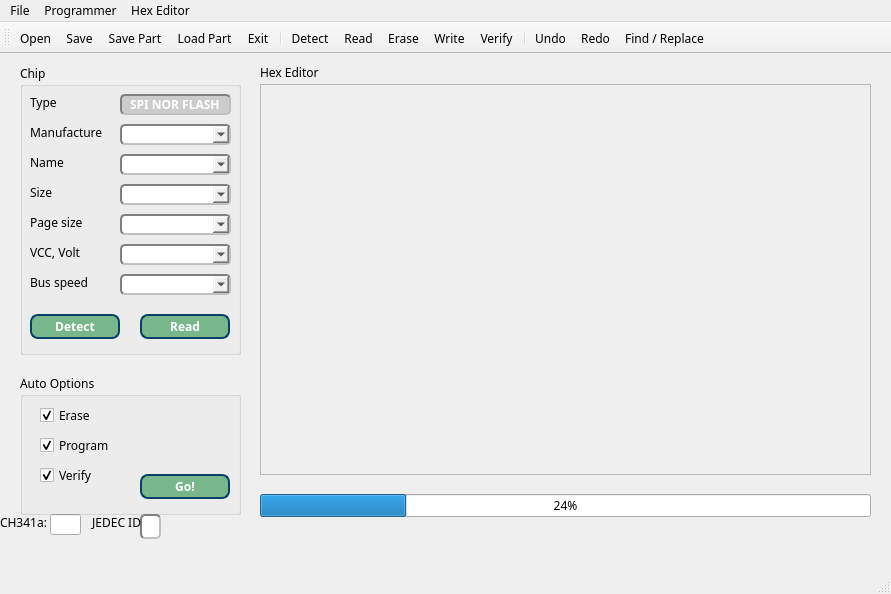
<?xml version="1.0" encoding="UTF-8"?>
<ui version="4.0">
 <class>MainWindow</class>
 <widget class="QMainWindow" name="MainWindow">
  <property name="geometry">
   <rect>
    <x>0</x>
    <y>0</y>
    <width>891</width>
    <height>594</height>
   </rect>
  </property>
  <property name="font">
   <font>
    <family>Ubuntu Mono</family>
   </font>
  </property>
  <property name="windowTitle">
   <string>CH341a SPI Programmer</string>
  </property>
  <widget class="QWidget" name="centralWidget">
   <widget class="QLineEdit" name="eStatus">
    <property name="geometry">
     <rect>
      <x>50</x>
      <y>460</y>
      <width>31</width>
      <height>21</height>
     </rect>
    </property>
   </widget>
   <widget class="QLabel" name="lStatus">
    <property name="geometry">
     <rect>
      <x>0</x>
      <y>460</y>
      <width>61</width>
      <height>16</height>
     </rect>
    </property>
    <property name="text">
     <string>CH341a:</string>
    </property>
   </widget>
   <widget class="QLineEdit" name="jedecEdit">
    <property name="geometry">
     <rect>
      <x>140</x>
      <y>460</y>
      <width>21</width>
      <height>25</height>
     </rect>
    </property>
    <property name="styleSheet">
     <string notr="true">border: 2px solid gray;border-radius: 5px;color:#000;font-weight:600;border-style: inset;</string>
    </property>
   </widget>
   <widget class="QLabel" name="jLabel">
    <property name="geometry">
     <rect>
      <x>80</x>
      <y>460</y>
      <width>67</width>
      <height>17</height>
     </rect>
    </property>
    <property name="text">
     <string>  JEDEC ID</string>
    </property>
    <property name="alignment">
     <set>Qt::AlignCenter</set>
    </property>
   </widget>
   <widget class="QProgressBar" name="progressBar">
    <property name="geometry">
     <rect>
      <x>260</x>
      <y>440</y>
      <width>611</width>
      <height>23</height>
     </rect>
    </property>
    <property name="value">
     <number>24</number>
    </property>
   </widget>
   <widget class="QFrame" name="frame">
    <property name="geometry">
     <rect>
      <x>260</x>
      <y>30</y>
      <width>611</width>
      <height>391</height>
     </rect>
    </property>
    <property name="frameShape">
     <enum>QFrame::StyledPanel</enum>
    </property>
    <property name="frameShadow">
     <enum>QFrame::Raised</enum>
    </property>
   </widget>
   <widget class="QGroupBox" name="groupBox">
    <property name="geometry">
     <rect>
      <x>20</x>
      <y>10</y>
      <width>221</width>
      <height>291</height>
     </rect>
    </property>
    <property name="styleSheet">
     <string notr="true"/>
    </property>
    <property name="title">
     <string>Chip</string>
    </property>
    <widget class="QLabel" name="label">
     <property name="geometry">
      <rect>
       <x>10</x>
       <y>30</y>
       <width>67</width>
       <height>17</height>
      </rect>
     </property>
     <property name="text">
      <string>Type</string>
     </property>
    </widget>
    <widget class="QLabel" name="label_2">
     <property name="geometry">
      <rect>
       <x>10</x>
       <y>60</y>
       <width>91</width>
       <height>17</height>
      </rect>
     </property>
     <property name="text">
      <string>Manufacture</string>
     </property>
    </widget>
    <widget class="QLabel" name="label_3">
     <property name="geometry">
      <rect>
       <x>10</x>
       <y>90</y>
       <width>67</width>
       <height>17</height>
      </rect>
     </property>
     <property name="text">
      <string>Name</string>
     </property>
    </widget>
    <widget class="QLabel" name="label_4">
     <property name="geometry">
      <rect>
       <x>10</x>
       <y>120</y>
       <width>67</width>
       <height>17</height>
      </rect>
     </property>
     <property name="text">
      <string>Size</string>
     </property>
    </widget>
    <widget class="QLabel" name="label_5">
     <property name="geometry">
      <rect>
       <x>10</x>
       <y>150</y>
       <width>67</width>
       <height>17</height>
      </rect>
     </property>
     <property name="text">
      <string>Page size</string>
     </property>
    </widget>
    <widget class="QLabel" name="label_6">
     <property name="geometry">
      <rect>
       <x>10</x>
       <y>180</y>
       <width>67</width>
       <height>17</height>
      </rect>
     </property>
     <property name="text">
      <string>VCC, Volt</string>
     </property>
    </widget>
    <widget class="QLineEdit" name="lineEdit_type">
     <property name="geometry">
      <rect>
       <x>100</x>
       <y>30</y>
       <width>111</width>
       <height>21</height>
      </rect>
     </property>
     <property name="font">
      <font>
       <weight>75</weight>
       <bold>true</bold>
      </font>
     </property>
     <property name="styleSheet">
      <string notr="true">border: 2px solid gray;border-radius: 5px;color:#fff;background:#ccc;font-weight:600;border-style: inset;</string>
     </property>
     <property name="text">
      <string>SPI NOR FLASH</string>
     </property>
     <property name="alignment">
      <set>Qt::AlignCenter</set>
     </property>
    </widget>
    <widget class="QLabel" name="label_8">
     <property name="geometry">
      <rect>
       <x>10</x>
       <y>210</y>
       <width>67</width>
       <height>17</height>
      </rect>
     </property>
     <property name="styleSheet">
      <string notr="true"/>
     </property>
     <property name="text">
      <string>Bus speed</string>
     </property>
    </widget>
    <widget class="QComboBox" name="comboBox_vcc">
     <property name="geometry">
      <rect>
       <x>100</x>
       <y>180</y>
       <width>111</width>
       <height>21</height>
      </rect>
     </property>
     <property name="styleSheet">
      <string notr="true">border: 2px solid gray;border-radius: 5px;color:#000;font-weight:600;border-style: inset;</string>
     </property>
    </widget>
    <widget class="QPushButton" name="pushButton_2">
     <property name="geometry">
      <rect>
       <x>10</x>
       <y>250</y>
       <width>90</width>
       <height>25</height>
      </rect>
     </property>
     <property name="styleSheet">
      <string notr="true">color: rgb(255, 255, 255);
background-color: rgb(120, 183, 140);
border-radius: 20px;
border: 2px solid #094065;border-radius:8px;font-weight:600;
</string>
     </property>
     <property name="text">
      <string>Detect</string>
     </property>
    </widget>
    <widget class="QPushButton" name="pushButton">
     <property name="geometry">
      <rect>
       <x>120</x>
       <y>250</y>
       <width>90</width>
       <height>25</height>
      </rect>
     </property>
     <property name="styleSheet">
      <string notr="true">color: rgb(255, 255, 255);
background-color: rgb(120, 183, 140);
border-radius: 20px;
border: 2px solid #094065;border-radius:8px;font-weight:600;</string>
     </property>
     <property name="text">
      <string>Read</string>
     </property>
    </widget>
    <widget class="QComboBox" name="comboBox_speed">
     <property name="geometry">
      <rect>
       <x>100</x>
       <y>210</y>
       <width>111</width>
       <height>21</height>
      </rect>
     </property>
     <property name="styleSheet">
      <string notr="true">border: 2px solid gray;border-radius: 5px;color:#000;font-weight:600;border-style: inset;</string>
     </property>
    </widget>
    <widget class="QComboBox" name="comboBox_page">
     <property name="geometry">
      <rect>
       <x>100</x>
       <y>150</y>
       <width>111</width>
       <height>21</height>
      </rect>
     </property>
     <property name="styleSheet">
      <string notr="true">border: 2px solid gray;border-radius: 5px;color:#000;font-weight:600;border-style: inset;</string>
     </property>
    </widget>
    <widget class="QComboBox" name="comboBox_size">
     <property name="geometry">
      <rect>
       <x>100</x>
       <y>120</y>
       <width>111</width>
       <height>21</height>
      </rect>
     </property>
     <property name="styleSheet">
      <string notr="true">border: 2px solid gray;border-radius: 5px;color:#000;font-weight:600;border-style: inset;</string>
     </property>
    </widget>
    <widget class="QComboBox" name="comboBox_man">
     <property name="geometry">
      <rect>
       <x>100</x>
       <y>60</y>
       <width>111</width>
       <height>21</height>
      </rect>
     </property>
     <property name="styleSheet">
      <string notr="true">border: 2px solid gray;border-radius: 5px;color:#000;font-weight:600;border-style: inset;</string>
     </property>
    </widget>
    <widget class="QComboBox" name="comboBox_name">
     <property name="geometry">
      <rect>
       <x>100</x>
       <y>90</y>
       <width>111</width>
       <height>21</height>
      </rect>
     </property>
     <property name="styleSheet">
      <string notr="true">border: 2px solid gray;border-radius: 5px;color:#000;font-weight:600;border-style: inset;</string>
     </property>
    </widget>
   </widget>
   <widget class="QGroupBox" name="groupBox_2">
    <property name="geometry">
     <rect>
      <x>20</x>
      <y>320</y>
      <width>221</width>
      <height>141</height>
     </rect>
    </property>
    <property name="title">
     <string>Auto Options</string>
    </property>
    <property name="flat">
     <bool>false</bool>
    </property>
    <property name="checkable">
     <bool>false</bool>
    </property>
    <widget class="QCheckBox" name="checkBox">
     <property name="geometry">
      <rect>
       <x>20</x>
       <y>30</y>
       <width>92</width>
       <height>23</height>
      </rect>
     </property>
     <property name="styleSheet">
      <string notr="true"/>
     </property>
     <property name="text">
      <string>Erase</string>
     </property>
     <property name="checked">
      <bool>true</bool>
     </property>
    </widget>
    <widget class="QCheckBox" name="checkBox_2">
     <property name="geometry">
      <rect>
       <x>20</x>
       <y>60</y>
       <width>92</width>
       <height>23</height>
      </rect>
     </property>
     <property name="text">
      <string>Program</string>
     </property>
     <property name="checked">
      <bool>true</bool>
     </property>
    </widget>
    <widget class="QCheckBox" name="checkBox_3">
     <property name="geometry">
      <rect>
       <x>20</x>
       <y>90</y>
       <width>92</width>
       <height>23</height>
      </rect>
     </property>
     <property name="text">
      <string>Verify</string>
     </property>
     <property name="checked">
      <bool>true</bool>
     </property>
    </widget>
    <widget class="QPushButton" name="pushButton_3">
     <property name="geometry">
      <rect>
       <x>120</x>
       <y>100</y>
       <width>90</width>
       <height>25</height>
      </rect>
     </property>
     <property name="styleSheet">
      <string notr="true">color: rgb(255, 255, 255);
background-color: rgb(120, 183, 140);
border-radius: 20px;
border: 2px solid #094065;border-radius:8px;font-weight:600;</string>
     </property>
     <property name="text">
      <string>Go!</string>
     </property>
    </widget>
   </widget>
   <widget class="QLabel" name="label_7">
    <property name="geometry">
     <rect>
      <x>260</x>
      <y>10</y>
      <width>81</width>
      <height>17</height>
     </rect>
    </property>
    <property name="text">
     <string>Hex Editor</string>
    </property>
   </widget>
  </widget>
  <widget class="QMenuBar" name="menuBar">
   <property name="geometry">
    <rect>
     <x>0</x>
     <y>0</y>
     <width>891</width>
     <height>21</height>
    </rect>
   </property>
   <widget class="QMenu" name="menuFile">
    <property name="title">
     <string>File</string>
    </property>
    <addaction name="actionOpen"/>
    <addaction name="actionSave"/>
    <addaction name="separator"/>
    <addaction name="actionLoad_Part"/>
    <addaction name="actionSave_Part"/>
    <addaction name="separator"/>
    <addaction name="actionExit"/>
   </widget>
   <widget class="QMenu" name="menuProgrammer">
    <property name="title">
     <string>Programmer</string>
    </property>
    <addaction name="actionRead"/>
    <addaction name="actionErase"/>
    <addaction name="actionWrite"/>
    <addaction name="actionVerify"/>
   </widget>
   <widget class="QMenu" name="menuHex_Editor">
    <property name="title">
     <string>Hex Editor</string>
    </property>
    <addaction name="actionUndo"/>
    <addaction name="actionRedo"/>
   </widget>
   <addaction name="menuFile"/>
   <addaction name="menuProgrammer"/>
   <addaction name="menuHex_Editor"/>
  </widget>
  <widget class="QToolBar" name="mainToolBar">
   <property name="iconSize">
    <size>
     <width>48</width>
     <height>48</height>
    </size>
   </property>
   <attribute name="toolBarArea">
    <enum>TopToolBarArea</enum>
   </attribute>
   <attribute name="toolBarBreak">
    <bool>false</bool>
   </attribute>
   <addaction name="actionOpen"/>
   <addaction name="actionSave"/>
   <addaction name="actionSave_Part"/>
   <addaction name="actionLoad_Part"/>
   <addaction name="actionExit"/>
   <addaction name="separator"/>
   <addaction name="actionDetect"/>
   <addaction name="actionRead"/>
   <addaction name="actionErase"/>
   <addaction name="actionWrite"/>
   <addaction name="actionVerify"/>
   <addaction name="separator"/>
   <addaction name="actionUndo"/>
   <addaction name="actionRedo"/>
   <addaction name="actionFind_Replace"/>
  </widget>
  <widget class="QStatusBar" name="statusBar"/>
  <action name="actionOpen">
   <property name="icon">
    <iconset resource="recource.qrc">
     <normaloff>:/res/img/open64.png</normaloff>:/res/img/open64.png</iconset>
   </property>
   <property name="text">
    <string>Open</string>
   </property>
   <property name="iconText">
    <string>Open</string>
   </property>
   <property name="toolTip">
    <string>Open a file from the computer</string>
   </property>
   <property name="shortcut">
    <string>Ctrl+O</string>
   </property>
  </action>
  <action name="actionSave">
   <property name="icon">
    <iconset resource="recource.qrc">
     <normaloff>:/res/img/save64.png</normaloff>:/res/img/save64.png</iconset>
   </property>
   <property name="text">
    <string>Save</string>
   </property>
   <property name="toolTip">
    <string>Save the file to the computer</string>
   </property>
   <property name="shortcut">
    <string>Ctrl+S</string>
   </property>
  </action>
  <action name="actionExit">
   <property name="icon">
    <iconset resource="recource.qrc">
     <normaloff>:/res/img/exit64.png</normaloff>:/res/img/exit64.png</iconset>
   </property>
   <property name="text">
    <string>Exit</string>
   </property>
   <property name="toolTip">
    <string>Exiting the programm</string>
   </property>
   <property name="shortcut">
    <string>Ctrl+X</string>
   </property>
  </action>
  <action name="actionDetect">
   <property name="icon">
    <iconset resource="recource.qrc">
     <normaloff>:/res/img/test64.png</normaloff>:/res/img/test64.png</iconset>
   </property>
   <property name="text">
    <string>Detect</string>
   </property>
   <property name="toolTip">
    <string>Deteсе of chip parameters</string>
   </property>
   <property name="shortcut">
    <string>Ctrl+D</string>
   </property>
  </action>
  <action name="actionRead">
   <property name="icon">
    <iconset resource="recource.qrc">
     <normaloff>:/res/img/read64.png</normaloff>:/res/img/read64.png</iconset>
   </property>
   <property name="text">
    <string>Read</string>
   </property>
   <property name="toolTip">
    <string>Reading data from the chip</string>
   </property>
   <property name="shortcut">
    <string>Ctrl+R</string>
   </property>
  </action>
  <action name="actionErase">
   <property name="icon">
    <iconset resource="recource.qrc">
     <normaloff>:/res/img/erase64.png</normaloff>:/res/img/erase64.png</iconset>
   </property>
   <property name="text">
    <string>Erase</string>
   </property>
   <property name="toolTip">
    <string>Erasing all data in the chip</string>
   </property>
   <property name="shortcut">
    <string>Ctrl+E</string>
   </property>
  </action>
  <action name="actionWrite">
   <property name="icon">
    <iconset resource="recource.qrc">
     <normaloff>:/res/img/write64.png</normaloff>:/res/img/write64.png</iconset>
   </property>
   <property name="text">
    <string>Write</string>
   </property>
   <property name="toolTip">
    <string>Writing data to the chip</string>
   </property>
   <property name="shortcut">
    <string>Ctrl+W</string>
   </property>
  </action>
  <action name="actionVerify">
   <property name="icon">
    <iconset resource="recource.qrc">
     <normaloff>:/res/img/verify64.png</normaloff>:/res/img/verify64.png</iconset>
   </property>
   <property name="text">
    <string>Verify</string>
   </property>
   <property name="toolTip">
    <string>Comparison of chip data and buffer data</string>
   </property>
   <property name="shortcut">
    <string>Ctrl+T</string>
   </property>
  </action>
  <action name="actionUndo">
   <property name="icon">
    <iconset resource="recource.qrc">
     <normaloff>:/res/img/undo.png</normaloff>:/res/img/undo.png</iconset>
   </property>
   <property name="text">
    <string>Undo</string>
   </property>
   <property name="toolTip">
    <string>Undo</string>
   </property>
   <property name="shortcut">
    <string>Ctrl+Z</string>
   </property>
  </action>
  <action name="actionRedo">
   <property name="icon">
    <iconset resource="recource.qrc">
     <normaloff>:/res/img/redo64.png</normaloff>:/res/img/redo64.png</iconset>
   </property>
   <property name="text">
    <string>Redo</string>
   </property>
   <property name="toolTip">
    <string>Redo</string>
   </property>
   <property name="shortcut">
    <string>, Ctrl+Shift+Z</string>
   </property>
  </action>
  <action name="actionSave_Part">
   <property name="icon">
    <iconset resource="recource.qrc">
     <normaloff>:/res/img/saveBlock64.png</normaloff>:/res/img/saveBlock64.png</iconset>
   </property>
   <property name="text">
    <string>Save Part</string>
   </property>
   <property name="toolTip">
    <string>Save part of the buffer data</string>
   </property>
   <property name="shortcut">
    <string>, Ctrl+Shift+S</string>
   </property>
  </action>
  <action name="actionLoad_Part">
   <property name="icon">
    <iconset resource="recource.qrc">
     <normaloff>:/res/img/loadBlock64.png</normaloff>:/res/img/loadBlock64.png</iconset>
   </property>
   <property name="text">
    <string>Load Part</string>
   </property>
   <property name="toolTip">
    <string>Loading part of the data into the buffer</string>
   </property>
   <property name="shortcut">
    <string>, Ctrl+Shift+O</string>
   </property>
  </action>
  <action name="actionFind_Replace">
   <property name="icon">
    <iconset resource="recource.qrc">
     <normaloff>:/res/img/hexsearch64.png</normaloff>:/res/img/hexsearch64.png</iconset>
   </property>
   <property name="text">
    <string>Find / Replace</string>
   </property>
   <property name="shortcut">
    <string>Ctrl+F</string>
   </property>
  </action>
 </widget>
 <layoutdefault spacing="6" margin="11"/>
 <resources>
  <include location="recource.qrc"/>
 </resources>
 <connections/>
</ui>
